Frame 1 (no input): blank canvas, image omitted
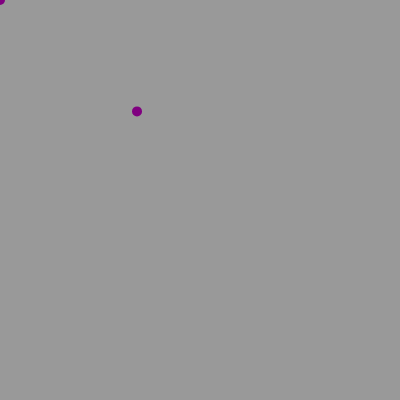
Frame 60 (no input)
Frame 120 (the mouse pressed at the canvas centre since frame 60): identical to frame 60, image omitted

The p5.js sketch that drew this single still picture (run headless with seeded random() and noise() and a simulated clock; from frame 60 on, the mouse is pressed at the canvas centre):

// p5.js sketch
// ── sketch.js
function setup() {
  
  createCanvas(400,400)
  console.log("lol")
}

function draw() {
  background(153);

  point(0,0)
  point(137.0075, 111.393)

  stroke('purple'); // Change the color
  strokeWeight(10); // Make the points 10 pixels 
  //line(1370.075, 1113.93,2289.4	, 207.46);

}
